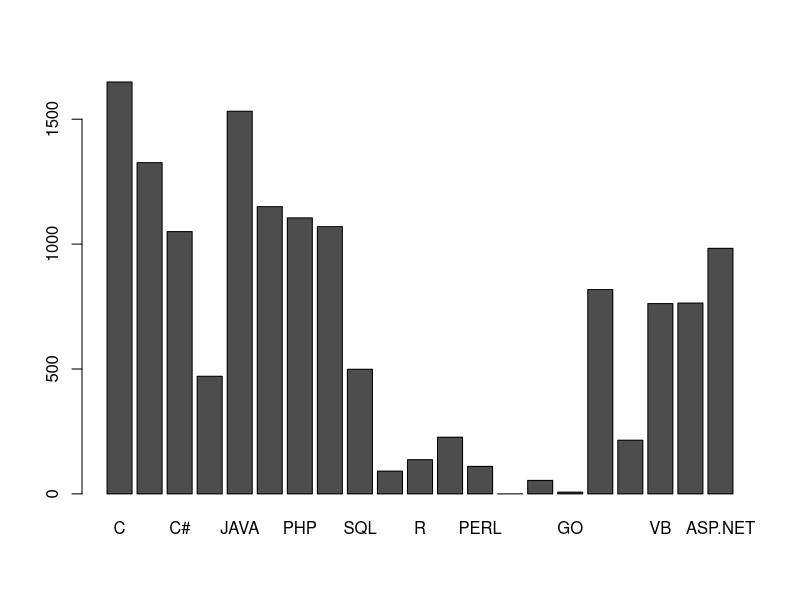
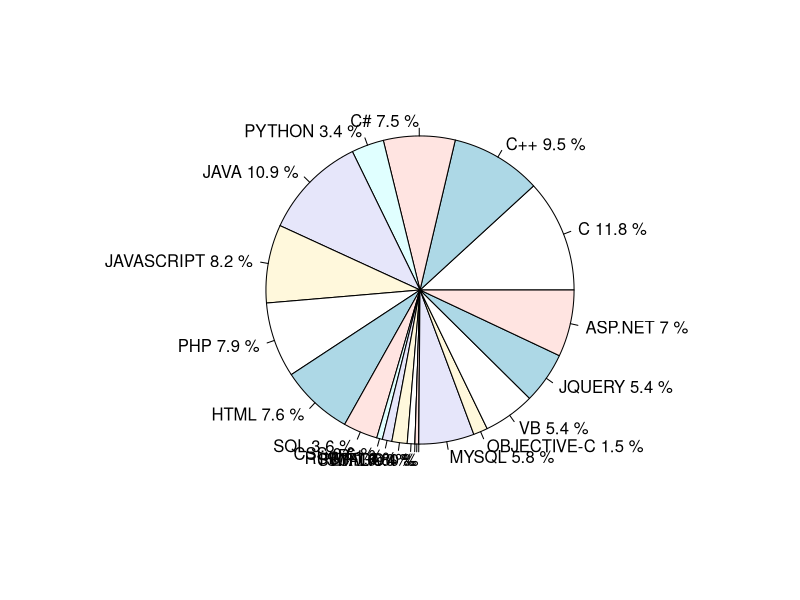

R code for these plots, in order: (Note: this script raises an error after producing the figures.)
getwd()
lan_count = read.csv("./Rdata/total_lan.csv" ,header = FALSE)
str(lan_count)

mat = matrix(lan_count$V2,1:length(lan_count$V1), byrow = TRUE)
colnames(mat) = lan_count$V1

#barplot
barplot(mat)
#pie
sum(lan_count$V2)
pct = round(lan_count$V2/sum(lan_count$V2)*100,1)
labels = paste(lan_count$V1,pct,"%")
pie(pct, labels = labels)

#geom_bar()
g_bygrp <- ggplot(lan_count,aes(x=V2,fill=genhlth))
g_bygrp + geom_bar()
par(mfrow=c(1,1))
g_bygrp + geom_bar(position='stack')
